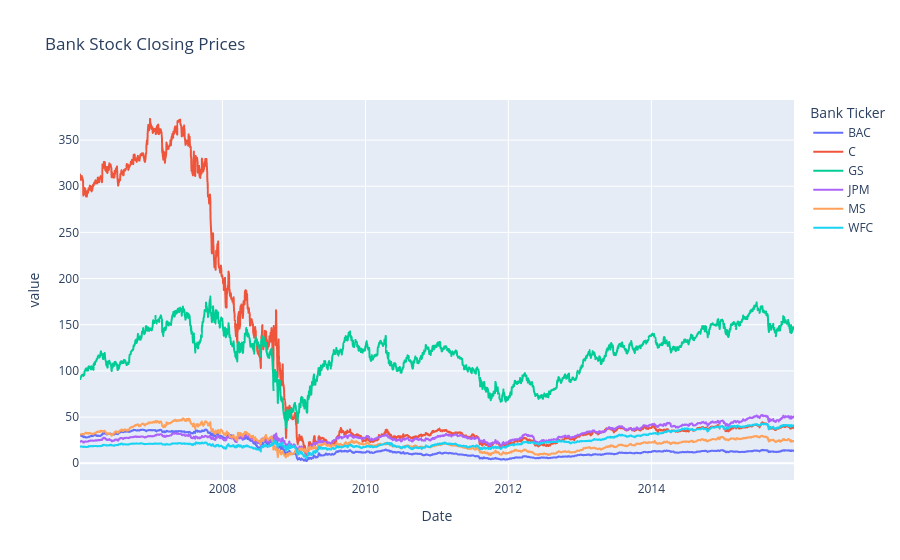

The cell this chart's notebook holds for it:
### Code cell
fig = px.line(close_prices, title="Bank Stock Closing Prices")
fig.show()

### Figure 1 — Plotly figure (JSON) as saved in the notebook; plotly's stock layout.template omitted (floating-point values rounded to 4 significant figures; data arrays with more than 128 entries replaced by an {"elided": "..."} marker saying what was removed)
{"data": [{"hovertemplate": "Bank Ticker=BAC<br>Date=%{x}<br>value=%{y}<extra></extra>", "legendgroup": "BAC", "line": {"color": "#636efa", "dash": "solid"}, "marker": {"symbol": "circle"}, "mode": "lines", "name": "BAC", "showlegend": true, "type": "scattergl", "x": {"elided": "2517 str values"}, "xaxis": "x", "y": {"elided": "2517 float values"}, "yaxis": "y"}, {"hovertemplate": "Bank Ticker=C<br>Date=%{x}<br>value=%{y}<extra></extra>", "legendgroup": "C", "line": {"color": "#EF553B", "dash": "solid"}, "marker": {"symbol": "circle"}, "mode": "lines", "name": "C", "showlegend": true, "type": "scattergl", "x": {"elided": "2517 str values"}, "xaxis": "x", "y": {"elided": "2517 float values"}, "yaxis": "y"}, {"hovertemplate": "Bank Ticker=GS<br>Date=%{x}<br>value=%{y}<extra></extra>", "legendgroup": "GS", "line": {"color": "#00cc96", "dash": "solid"}, "marker": {"symbol": "circle"}, "mode": "lines", "name": "GS", "showlegend": true, "type": "scattergl", "x": {"elided": "2517 str values"}, "xaxis": "x", "y": {"elided": "2517 float values"}, "yaxis": "y"}, {"hovertemplate": "Bank Ticker=JPM<br>Date=%{x}<br>value=%{y}<extra></extra>", "legendgroup": "JPM", "line": {"color": "#ab63fa", "dash": "solid"}, "marker": {"symbol": "circle"}, "mode": "lines", "name": "JPM", "showlegend": true, "type": "scattergl", "x": {"elided": "2517 str values"}, "xaxis": "x", "y": {"elided": "2517 float values"}, "yaxis": "y"}, {"hovertemplate": "Bank Ticker=MS<br>Date=%{x}<br>value=%{y}<extra></extra>", "legendgroup": "MS", "line": {"color": "#FFA15A", "dash": "solid"}, "marker": {"symbol": "circle"}, "mode": "lines", "name": "MS", "showlegend": true, "type": "scattergl", "x": {"elided": "2517 str values"}, "xaxis": "x", "y": {"elided": "2517 float values"}, "yaxis": "y"}, {"hovertemplate": "Bank Ticker=WFC<br>Date=%{x}<br>value=%{y}<extra></extra>", "legendgroup": "WFC", "line": {"color": "#19d3f3", "dash": "solid"}, "marker": {"symbol": "circle"}, "mode": "lines", "name": "WFC", "showlegend": true, "type": "scattergl", "x": {"elided": "2517 str values"}, "xaxis": "x", "y": {"elided": "2517 float values"}, "yaxis": "y"}], "layout": {"legend": {"title": {"text": "Bank Ticker"}, "tracegroupgap": 0}, "title": {"text": "Bank Stock Closing Prices"}, "xaxis": {"anchor": "y", "domain": [0, 1], "title": {"text": "Date"}}, "yaxis": {"anchor": "x", "domain": [0, 1], "title": {"text": "value"}}}}
